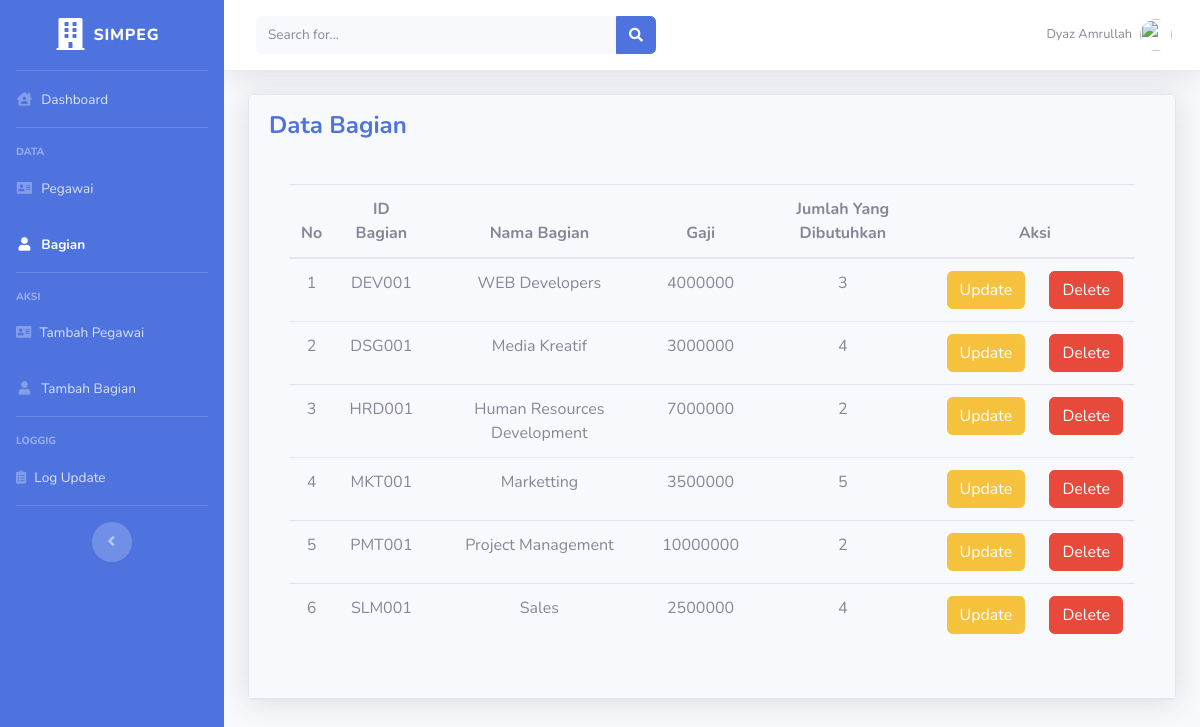
Screenshot of /data-bagian.php (signed in) with the database file from the repository.
### tables this page shows
CREATE TABLE `bagian` (
  `id_bagian` varchar(6) NOT NULL,
  `nama_bagian` varchar(50) NOT NULL,
  `gaji` bigint(16) NOT NULL,
  `jml_staf` int(3) NOT NULL
);

### data-bagian.php (the view, shortened to what this page needs)
<?php
	include 'koneksi.php';
    $tampil    =mysqli_query($conn, "SELECT * FROM login_admin WHERE id_admin=id_admin");
    $tmp = mysqli_fetch_object($tampil);
 ?>
<!DOCTYPE html>
<html lang="en">
<head>
    <link href="vendor/fontawesome-free/css/all.min.css" rel="stylesheet" type="text/css">
    <link href="css/sb-admin-2.min.css" rel="stylesheet">
</head>
<body id="page-top">
    <div id="wrapper">
        <ul class="navbar-nav bg-primary sidebar sidebar-dark accordion" id="accordionSidebar">
            <a class="sidebar-brand d-flex align-items-center justify-content-center" href="dashboard.php">
                <div class="sidebar-brand-icon">
                    <i class="fas fa-building"></i>
                </div>
                 <div class="sidebar-brand-text mx-2 ">SIMPEG</div>
            </a>
            <hr class="sidebar-divider my-0">
            <li class="nav-item">
                <a class="nav-link" href="dashboard.php">
                    <i class="fas fa-fw fa-house-user"></i>
                    <span>Dashboard</span></a>
            </li>
            <hr class="sidebar-divider">
            <div class="sidebar-heading">
                Data
            </div>
            <li class="nav-item">
                <a class="nav-link" href="data-pegawai.php">
                    <i class="fas fa-fw fa-address-card"></i>
                    <span>Pegawai
                    </span></a>
            </li>
            <li class="nav-item active">
                <a class="nav-link" href="data-bagian.php">
                    <i class="fas fa-fw fa-user"></i>
                    <span>Bagian</span></a>
            </li>
            <hr class="sidebar-divider">
            <div class="sidebar-heading">
                Aksi
            </div>
            <li class="nav-item">
                <a class="nav-link" href="insert-pegawai.php">
                    <i class="fas fa-regular fa-address-card"></i>
                    <span>Tambah Pegawai</span></a>
            </li>
            <li class="nav-item">
                <a class="nav-link" href="insert-bagian.php">
                    <i class="fas fa-fw fa-user"></i>
                    <span>Tambah Bagian</span></a>
            </li>
            <hr class="sidebar-divider">
            <div class="sidebar-heading">
                Loggig
            </div>
            <li class="nav-item">
                <a class="nav-link" href="log-update.php">
                    <i class="fa fa-clipboard-list"></i>
                    <span>Log Update</span></a>
            </li>
            <hr class="sidebar-divider d-none d-md-block">
            <div class="text-center d-none d-md-inline">
                <button class="rounded-circle border-0" id="sidebarToggle"></button>
            </div>
        </ul>
        <div id="content-wrapper" class="d-flex flex-column">
            <div id="content">
                <nav class="navbar navbar-expand navbar-light bg-white topbar mb-4 static-top shadow">
                    <form
                        class="d-none d-sm-inline-block form-inline mr-auto ml-md-3 my-2 my-md-0 mw-100 navbar-search">
                        <div class="input-group">
                            <input type="text" class="form-control bg-light border-0 small" placeholder="Search for..."
                                aria-label="Search" aria-describedby="basic-addon2">
                            <div class="input-group-append">
                                <button class="btn btn-primary" type="button">
                                    <i class="fas fa-search fa-sm"></i>
                                </button>
                            </div>
                        </div>
                    </form>
                    <ul class="navbar-nav ml-auto">
                        <li class="nav-item dropdown no-arrow">
                            <a class="nav-link dropdown-toggle" href="#" id="userDropdown" role="button"
                                data-toggle="dropdown" aria-haspopup="true" aria-expanded="false">
                                <span
                                    class="mr-2 d-none d-lg-inline text-gray-600 small"><?php echo $tmp->nama_admin?></span>
                                <img class="img-profile rounded-circle" src="images/undraw_profile.svg">
                            </a>
                        </li>
                    </ul>
                </nav>
                <div class="container-fluid">
                    <div class="card shadow mb-4">
                        <div class="card-header py-3">
                            <div class="d-sm align-items-center justify-content-between mb-4">
                                <h4 class="m-0 font-weight-bold text-primary">Data Bagian</h4>
                            </div>
                            <div class="card-body">
                                <div class="table-responsive">
                                    <table class="table table-hover" id="dataTable" width="100%" cellspacing="0">
                                        <thead>
                                            <tr>
                                                <th>
                                                    <center>No
                                                </th>
                                                <th>
                                                    <center>ID Bagian
                                                </th>
                                                <th>
                                                    <center>Nama Bagian
                                                </th>
                                                <th>
                                                    <center>Gaji
                                                </th>
                                                <th>
                                                    <center>Jumlah Yang Dibutuhkan
                                                </th>
                                                <th colspan="2">
                                                    <center>Aksi
                                                </th>
                                            </tr>
                                        </thead>
                                        <tbody>
                                            <?php
                                        $no = 1;
                                        $list = mysqli_query($conn, "SELECT * FROM bagian");
                                        while($row = mysqli_fetch_assoc($list)) {
                                        ?>
                                            <tr>
                                                <td>
                                                    <center><?php echo $no++ ?>
                                                </td>
                                                <td>
                                                    <center><?php echo $row['id_bagian'] ?>
                                                </td>
                                                <td>
                                                    <center><?php echo $row['nama_bagian'] ?>
                                                </td>
                                                <td>
                                                    <center><?php echo $row['gaji'] ?>
                                                </td>
                                                <td>
                                                    <center><?php echo $row['jml_staf'] ?>
                                                </td>
                                                <td>
                                                    <center><a
                                                            href="update-bagian.php?id=<?php echo $row['id_bagian'] ?>"
                                                            class="btn btn-warning">Update</a>
                                                </td>
                                                <td>
                                                    <center><a
                                                            href="delete-bagian.php?id=<?php echo $row['id_bagian'] ?>"
                                                            onclick="return confirm('Apakah Anda Yakin Ingin Menghapusnya?')"
                                                            class="btn btn-danger">Delete</a>
                                                </td>
                                            <?php } ?>
                                        </tbody>
                                    </table>
                    </div>
                </div>
            </div>
        </div>
    </div>
</body>
</html>

### rows the page displays
bagian: id_bagian "DEV001", nama_bagian "WEB Developers", gaji "4000000", jml_staf "3"
bagian: id_bagian "DSG001", nama_bagian "Media Kreatif", gaji "3000000", jml_staf "4"
bagian: id_bagian "HRD001", nama_bagian "Human Resources Development", gaji "7000000", jml_staf "2"
bagian: id_bagian "MKT001", nama_bagian "Marketting", gaji "3500000", jml_staf "5"
bagian: id_bagian "PMT001", nama_bagian "Project Management", gaji "10000000", jml_staf "2"
bagian: id_bagian "SLM001", nama_bagian "Sales", gaji "2500000", jml_staf "4"

### other values shown
$tmp->nama_admin "Dyaz Amrullah"
